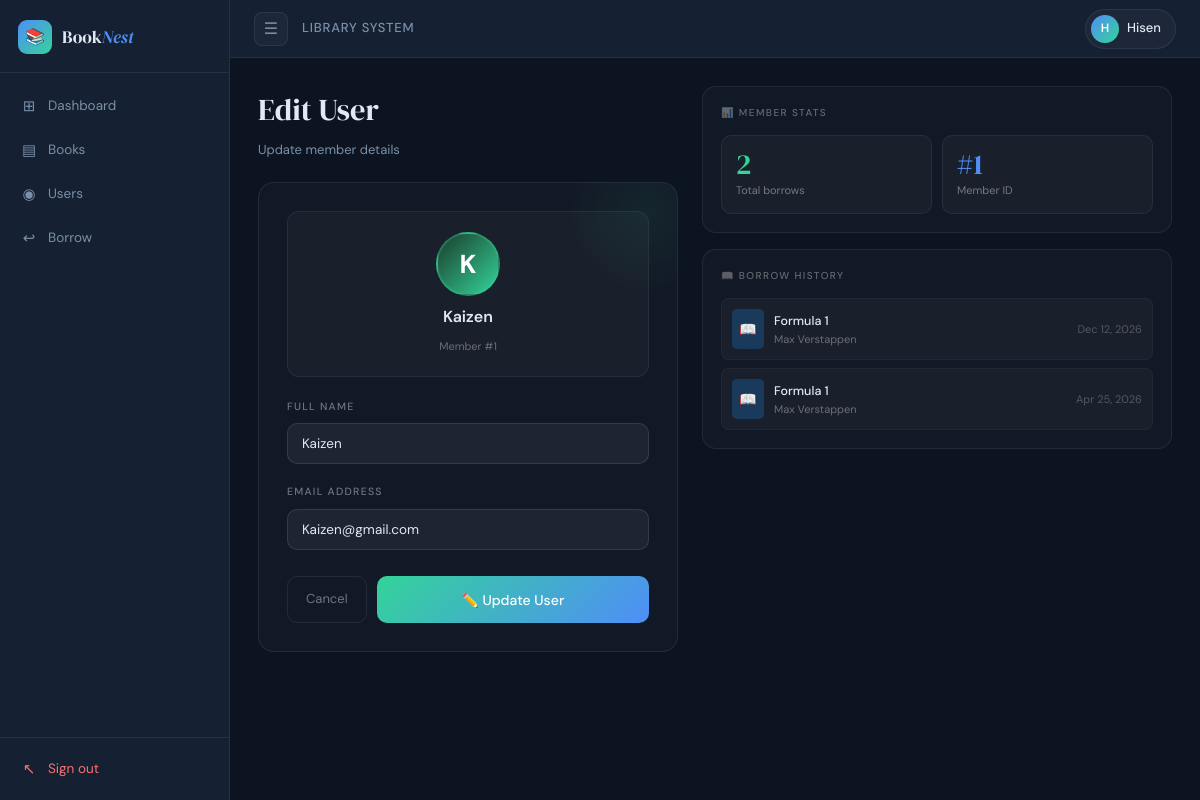
/edit_user.php?id=1 (signed in), run on the app's committed database.
### tables this page shows
CREATE TABLE `users` (
  `id` int(11) NOT NULL,
  `name` varchar(255) DEFAULT NULL,
  `email` varchar(255) DEFAULT NULL,
  `password` varchar(255) NOT NULL
);

CREATE TABLE `borrow_records` (
  `id` int(11) NOT NULL,
  `user_name` varchar(255) NOT NULL,
  `book_id` int(11) DEFAULT NULL,
  `borrow_date` date DEFAULT NULL,
  `return_date` date DEFAULT NULL,
  `status` enum('Borrowed','Returned') DEFAULT 'Borrowed'
);

CREATE TABLE `books` (
  `id` int(11) NOT NULL,
  `title` varchar(255) NOT NULL,
  `author` varchar(255) NOT NULL,
  `status` enum('Available','Borrowed') DEFAULT 'Available'
);

### edit_user.php (the view, shortened to what this page needs)
<?php
include 'db.php';
$id   = (int)$_GET['id'];
$stmt = $conn->prepare("SELECT * FROM users WHERE id=?");
$stmt->bind_param("i", $id);
$stmt->execute();
$user = $stmt->get_result()->fetch_assoc();
include 'header.php';
$borrowCount = $conn->query("SELECT COUNT(*) as t FROM borrow_records WHERE user_name='" . $conn->real_escape_string($user['name']) . "'")->fetch_assoc()['t'];
$userBorrows = $conn->query("SELECT b.title, b.author, br.borrow_date FROM borrow_records br JOIN books b ON br.book_id=b.id WHERE br.user_name='" . $conn->real_escape_string($user['name']) . "' ORDER BY br.id DESC LIMIT 5");
?>
<div class="form-shell">
  <div>
    <div class="form-left-title">Edit User</div>
    <div class="form-left-sub">Update member details</div>
    <div class="form-card">
      <div class="user-hero">
        <div class="user-hero-av"><?= strtoupper(substr($user['name'],0,1)) ?></div>
        <div class="user-hero-name"><?= htmlspecialchars($user['name']) ?></div>
        <div class="user-hero-id">Member #<?= $user['id'] ?></div>
      </div>
      <form method="POST">
        <div class="form-field">
          <label>Full Name</label>
          <input type="text" name="name" value="<?= htmlspecialchars($user['name']) ?>" required>
        </div>
        <div class="form-field">
          <label>Email Address</label>
          <input type="email" name="email" value="<?= htmlspecialchars($user['email']) ?>" required>
        </div>
        <div class="form-actions">
          <a href="users.php" class="btn-cancel">Cancel</a>
          <button type="submit" class="btn-save">✏️ Update User</button>
        </div>
      </form>
    </div>
  </div>
  <div class="right-col">
    <div class="panel">
      <div class="panel-label">📊 Member Stats</div>
      <div class="ustat-grid">
        <div class="ustat">
          <div class="ustat-num" style="color:#34d399"><?= $borrowCount ?></div>
          <div class="ustat-label">Total borrows</div>
        </div>
        <div class="ustat">
          <div class="ustat-num" style="color:#4f8ef7">#<?= $user['id'] ?></div>
          <div class="ustat-label">Member ID</div>
        </div>
      </div>
    </div>
    <div class="panel">
      <div class="panel-label">📖 Borrow History</div>
      <div class="borrow-hist">
        <?php if($userBorrows && $userBorrows->num_rows > 0):
          while($bh = $userBorrows->fetch_assoc()): ?>
        <div class="bh-row">
          <div class="bh-icon">📖</div>
          <div class="bh-info">
            <div class="bh-title"><?= htmlspecialchars($bh['title']) ?></div>
            <div class="bh-author"><?= htmlspecialchars($bh['author']) ?></div>
          </div>
          <div class="bh-date"><?= date('M j, Y', strtotime($bh['borrow_date'])) ?></div>
        </div>
        <?php endwhile; else: ?>
        <div class="empty-hist">No borrow history for this member</div>
        <?php endif; ?>
      </div>
    </div>
  </div>
</div>
<?php include 'footer.php'; ?>

### style.css (style rules this page uses)
*, *::before, *::after { box-sizing: border-box; margin: 0; padding: 0; }
a { text-decoration: none; color: inherit; }
input[type="text"], input[type="email"], input[type="password"], input[type="date"], input[type="number"], select, textarea { width: 100%; padding: 10px 14px; background: rgba(255, 255, 255, 0.05); border: 0.5px solid var(--border); border-radius: var(--radius); color: var(--text); font-family: var(--sans); font-size: 13.5px; outline: none; transition: border-color 0.15s; -webkit-appearance: none; appearance: none; }
input::placeholder, textarea::placeholder { color: var(--text-muted); }
label { display: block; font-size: 11.5px; font-weight: 500; color: var(--text-muted); text-transform: uppercase; letter-spacing: 0.09em; margin-bottom: 7px; }
button, .btn-primary { display: inline-flex; align-items: center; gap: 6px; background: var(--accent); color: white; padding: 9px 18px; border: none; border-radius: var(--radius); cursor: pointer; font-family: var(--sans); font-size: 13px; font-weight: 500; transition: all 0.15s ease; text-decoration: none; white-space: nowrap; }

### data on the page
users: name "K", name "Kaizen", id "1", email "Kaizen@gmail.com"
borrow_records: book.title "Formula 1", book.author "Max Verstappen", borrow_date "Dec 12, 2026"
borrow_records: book.title "Formula 1", book.author "Max Verstappen", borrow_date "Apr 25, 2026"

### other printed values
$initial "H"
$name "Hisen"
$borrowCount "2"
